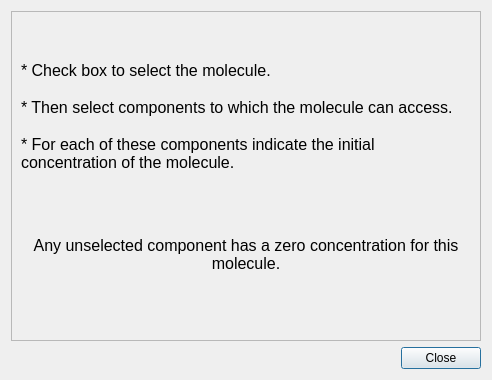
<?xml version="1.0" encoding="UTF-8"?>
<ui version="4.0">
 <class>HelpWidget</class>
 <widget class="QDialog" name="HelpWidget">
  <property name="geometry">
   <rect>
    <x>0</x>
    <y>0</y>
    <width>492</width>
    <height>380</height>
   </rect>
  </property>
  <property name="windowTitle">
   <string>Dialog</string>
  </property>
  <property name="modal">
   <bool>true</bool>
  </property>
  <layout class="QVBoxLayout" name="verticalLayout_2">
   <item>
    <widget class="QScrollArea" name="scrollArea">
     <property name="widgetResizable">
      <bool>true</bool>
     </property>
     <widget class="QWidget" name="scrollAreaWidgetContents">
      <property name="geometry">
       <rect>
        <x>0</x>
        <y>0</y>
        <width>472</width>
        <height>327</height>
       </rect>
      </property>
      <layout class="QVBoxLayout" name="verticalLayout">
       <item>
        <widget class="QLabel" name="label">
         <property name="frameShape">
          <enum>QFrame::NoFrame</enum>
         </property>
         <property name="frameShadow">
          <enum>QFrame::Sunken</enum>
         </property>
         <property name="text">
          <string>&lt;!DOCTYPE HTML PUBLIC &quot;-//W3C//DTD HTML 4.0//EN&quot; &quot;http://www.w3.org/TR/REC-html40/strict.dtd&quot;&gt;
&lt;html&gt;&lt;head&gt;&lt;meta name=&quot;qrichtext&quot; content=&quot;1&quot; /&gt;&lt;style type=&quot;text/css&quot;&gt;
p, li { white-space: pre-wrap; }
&lt;/style&gt;&lt;/head&gt;&lt;body style=&quot; font-family:'Ubuntu'; font-size:9pt; font-weight:400; font-style:normal;&quot;&gt;
&lt;p align=&quot;center&quot; style=&quot; margin-top:0px; margin-bottom:0px; margin-left:0px; margin-right:0px; -qt-block-indent:0; text-indent:0px;&quot;&gt;&lt;img src=&quot;:/icons/icons/dialog-information.png&quot; /&gt;&lt;/p&gt;
&lt;p align=&quot;center&quot; style=&quot;-qt-paragraph-type:empty; margin-top:0px; margin-bottom:0px; margin-left:0px; margin-right:0px; -qt-block-indent:0; text-indent:0px; font-family:'DejaVu Sans'; font-size:8pt;&quot;&gt;&lt;/p&gt;
&lt;p style=&quot;-qt-paragraph-type:empty; margin-top:0px; margin-bottom:0px; margin-left:0px; margin-right:0px; -qt-block-indent:0; text-indent:0px; font-family:'DejaVu Sans'; font-size:8pt;&quot;&gt;&lt;/p&gt;
&lt;p style=&quot; margin-top:0px; margin-bottom:0px; margin-left:0px; margin-right:0px; -qt-block-indent:0; text-indent:0px;&quot;&gt;&lt;span style=&quot; font-size:12pt;&quot;&gt;* Check box to select the molecule.&lt;/span&gt;&lt;/p&gt;
&lt;p style=&quot; margin-top:0px; margin-bottom:0px; margin-left:0px; margin-right:0px; -qt-block-indent:0; text-indent:0px;&quot;&gt;&lt;span style=&quot; font-size:12pt;&quot;&gt;&lt;br /&gt;* Then select components to which the molecule can access.&lt;/span&gt;&lt;/p&gt;
&lt;p style=&quot; margin-top:0px; margin-bottom:0px; margin-left:0px; margin-right:0px; -qt-block-indent:0; text-indent:0px;&quot;&gt;&lt;span style=&quot; font-size:12pt;&quot;&gt;&lt;br /&gt;* For each of these components indicate the initial concentration of the molecule.&lt;/span&gt;&lt;/p&gt;
&lt;p align=&quot;center&quot; style=&quot; margin-top:0px; margin-bottom:0px; margin-left:0px; margin-right:0px; -qt-block-indent:0; text-indent:0px;&quot;&gt;&lt;span style=&quot; font-size:12pt;&quot;&gt;&lt;br /&gt;&lt;br /&gt;&lt;/span&gt;&lt;img src=&quot;:/icons/icons/dialog-warning.png&quot; /&gt;&lt;/p&gt;
&lt;p align=&quot;center&quot; style=&quot;-qt-paragraph-type:empty; margin-top:0px; margin-bottom:0px; margin-left:0px; margin-right:0px; -qt-block-indent:0; text-indent:0px;&quot;&gt;&lt;/p&gt;
&lt;p align=&quot;center&quot; style=&quot; margin-top:0px; margin-bottom:0px; margin-left:0px; margin-right:0px; -qt-block-indent:0; text-indent:0px;&quot;&gt;&lt;span style=&quot; font-size:12pt;&quot;&gt;Any unselected component has a zero concentration for this molecule.&lt;/span&gt;&lt;/p&gt;&lt;/body&gt;&lt;/html&gt;</string>
         </property>
         <property name="alignment">
          <set>Qt::AlignLeading|Qt::AlignLeft|Qt::AlignTop</set>
         </property>
         <property name="wordWrap">
          <bool>true</bool>
         </property>
        </widget>
       </item>
      </layout>
     </widget>
    </widget>
   </item>
   <item>
    <widget class="QDialogButtonBox" name="buttonBox">
     <property name="standardButtons">
      <set>QDialogButtonBox::Close</set>
     </property>
    </widget>
   </item>
  </layout>
 </widget>
 <resources>
  <include location="../../data/logo.qrc"/>
  <include location="../../data/icons.qrc"/>
  <include location="../../../../../../../../../autofs/netapp/account/data/logo.qrc"/>
 </resources>
 <connections>
  <connection>
   <sender>buttonBox</sender>
   <signal>clicked(QAbstractButton*)</signal>
   <receiver>HelpWidget</receiver>
   <slot>close()</slot>
   <hints>
    <hint type="sourcelabel">
     <x>648</x>
     <y>304</y>
    </hint>
    <hint type="destinationlabel">
     <x>577</x>
     <y>-4</y>
    </hint>
   </hints>
  </connection>
 </connections>
</ui>
